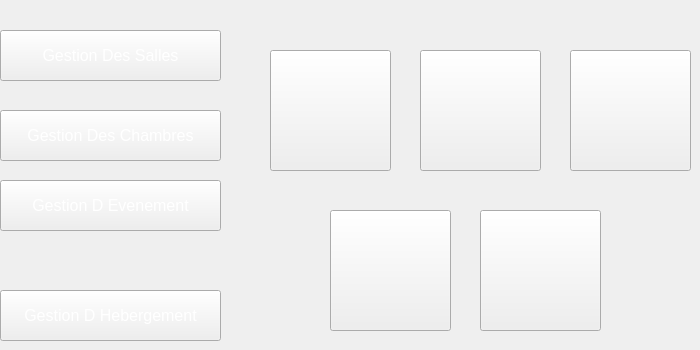
    <widget class="QWidget" name="page_35">
     <widget class="QPushButton" name="pushButton_243">
      <property name="geometry">
       <rect>
        <x>420</x>
        <y>50</y>
        <width>121</width>
        <height>121</height>
       </rect>
      </property>
      <property name="styleSheet">
       <string notr="true">image: url(:/img/icon-modif2 (1).png);</string>
      </property>
      <property name="text">
       <string/>
      </property>
     </widget>
     <widget class="QPushButton" name="pushButton_244">
      <property name="geometry">
       <rect>
        <x>0</x>
        <y>290</y>
        <width>221</width>
        <height>51</height>
       </rect>
      </property>
      <property name="font">
       <font>
        <pointsize>12</pointsize>
       </font>
      </property>
      <property name="styleSheet">
       <string notr="true">color: rgb(255, 255, 255);
background-image: url(:/img/selected2.png);</string>
      </property>
      <property name="text">
       <string>Gestion D Hebergement</string>
      </property>
     </widget>
     <widget class="QPushButton" name="pushButton_245">
      <property name="geometry">
       <rect>
        <x>330</x>
        <y>210</y>
        <width>121</width>
        <height>121</height>
       </rect>
      </property>
      <property name="styleSheet">
       <string notr="true">image: url(:/img/8774.png);</string>
      </property>
      <property name="text">
       <string/>
      </property>
     </widget>
     <widget class="QPushButton" name="pushButton_246">
      <property name="geometry">
       <rect>
        <x>0</x>
        <y>110</y>
        <width>221</width>
        <height>51</height>
       </rect>
      </property>
      <property name="font">
       <font>
        <pointsize>12</pointsize>
       </font>
      </property>
      <property name="styleSheet">
       <string notr="true">color: rgb(255, 255, 255);
</string>
      </property>
      <property name="text">
       <string>Gestion Des Chambres</string>
      </property>
     </widget>
     <widget class="QPushButton" name="pushButton_247">
      <property name="geometry">
       <rect>
        <x>480</x>
        <y>210</y>
        <width>121</width>
        <height>121</height>
       </rect>
      </property>
      <property name="styleSheet">
       <string notr="true">image: url(:/img/icon-afficher2.png);</string>
      </property>
      <property name="text">
       <string/>
      </property>
     </widget>
     <widget class="QPushButton" name="pushButton_248">
      <property name="geometry">
       <rect>
        <x>270</x>
        <y>50</y>
        <width>121</width>
        <height>121</height>
       </rect>
      </property>
      <property name="styleSheet">
       <string notr="true">

image: url(:/img/icon-ajout2.png);</string>
      </property>
      <property name="text">
       <string/>
      </property>
     </widget>
     <widget class="QPushButton" name="pushButton_249">
      <property name="geometry">
       <rect>
        <x>0</x>
        <y>180</y>
        <width>221</width>
        <height>51</height>
       </rect>
      </property>
      <property name="font">
       <font>
        <pointsize>12</pointsize>
       </font>
      </property>
      <property name="styleSheet">
       <string notr="true">color: rgb(255, 255, 255);</string>
      </property>
      <property name="text">
       <string>Gestion D Evenement</string>
      </property>
     </widget>
     <widget class="QPushButton" name="pushButton_250">
      <property name="geometry">
       <rect>
        <x>570</x>
        <y>50</y>
        <width>121</width>
        <height>121</height>
       </rect>
      </property>
      <property name="styleSheet">
       <string notr="true">image: url(:/img/icon-supp2 (1).png);</string>
      </property>
      <property name="text">
       <string/>
      </property>
     </widget>
     <widget class="QPushButton" name="pushButton_458">
      <property name="geometry">
       <rect>
        <x>0</x>
        <y>30</y>
        <width>221</width>
        <height>51</height>
       </rect>
      </property>
      <property name="font">
       <font>
        <pointsize>12</pointsize>
       </font>
      </property>
      <property name="styleSheet">
       <string notr="true">color: rgb(255, 255, 255);
</string>
      </property>
      <property name="text">
       <string>Gestion Des Salles</string>
      </property>
     </widget>
    </widget>
